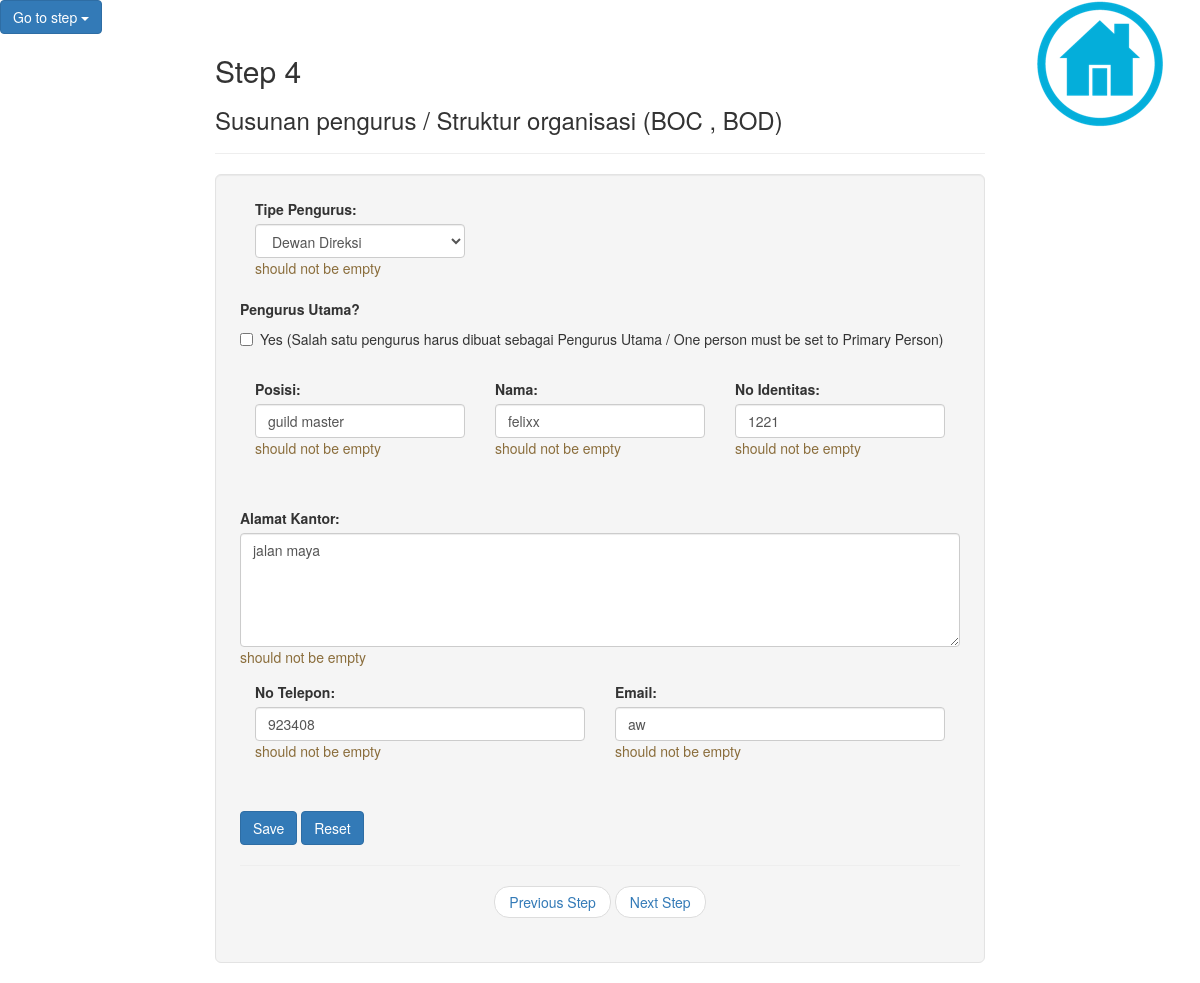
The page /cooperation/editstep4.php?No=3 on the database its author committed.
### tables this page shows
CREATE TABLE IF NOT EXISTS `susunan_pengurus` (
  `No` int(50) NOT NULL,
  `Management_Type` varchar(50) NOT NULL,
  `Primary_Person` varchar(30) NOT NULL,
  `Position` varchar(50) NOT NULL,
  `Name` varchar(50) NOT NULL,
  `Civil_ID` int(50) NOT NULL,
  `Address` varchar(100) NOT NULL,
  `Phone_Number` int(12) NOT NULL,
  `Email` varchar(50) NOT NULL
);

### cooperation/editstep4.php (the view, shortened to what this page needs)
<?php
		$No = $_GET["No"];
	$query = "SELECT * FROM susunan_pengurus WHERE No='$No'";
	$result = mysql_query($query);
	$data = mysql_fetch_array($result);
?>
<!DOCTYPE html>
<html lang="en">
<head>
  <link rel="stylesheet" href="https://maxcdn.bootstrapcdn.com/bootstrap/3.3.7/css/bootstrap.min.css">
</head>
<body>
  <div class="dropdown">
    <button class="step btn btn-primary dropdown-toggle" type="button" data-toggle="dropdown">Go to step
    <span class="caret"></span></button>
  </div>
  <center><a class="home" href="vendor.php"><img src="../assets/images/icons/iconhome.png"></a> </center>
<div class="col-sm-2"></div>
			<form class="col-sm-8" action="step4action.php?No=<?php echo $No;?>" method="post">
				<h2>Step 4</h2>
				<h3>Susunan pengurus / Struktur organisasi (BOC , BOD)</h3>
				<hr>
					 <div class="well well-lg">
				<div class="col-xs-4">
				  <label for="kualifikasiperusahaan">Tipe Pengurus:</label>
				  <select class="form-control" id="kualifikasiperusahaan" name="Management_Type" value="<?php echo $data['Management_Type']?>">
				    <option>Dewan Direksi</option>
				  </select><p class="text-warning">should not be empty</p>
				</div>
				<br><br><br><br><br>
				 <b>Pengurus Utama?</b>
				 <div class="checkbox">
				<label><input type="checkbox" value="Pengurus Utama" name="Primary_Person" value="<?php echo $data['Primary_Person']?>"> Yes (Salah satu pengurus harus dibuat sebagai Pengurus Utama / One person must be set to Primary Person)</label>
				<br><br>
				</div>
				<div class="col-xs-4">
					<label for="TGL">Posisi:</label>
					<input type="text" class="form-control" id="usr" name="Position" value="<?php echo $data['Position']?>"><p class="text-warning">should not be empty</p>
					</div>
				<div class="col-xs-4">
					<label for="TGL">Nama:</label>
					<input type="text" class="form-control" id="usr" name="Name" value="<?php echo $data['Name']?>"><p class="text-warning">should not be empty</p>
					</div>
				<div class="col-xs-4">
					<label for="TGL">No Identitas:</label>
					<input type="text" class="form-control" id="usr" name="Civil_ID" value="<?php echo $data['Civil_ID']?>"><p class="text-warning">should not be empty</p>
					<br><br>
					</div>
				 <div class="form-group">
					<label for="comment">Alamat Kantor:</label>
					<textarea class="form-control" rows="5" id="comment" name="Address" value="<?php echo $data['Address']?>"><?php echo $data['Address']?></textarea><p class="text-warning">should not be empty</p>
				</div>
				<div class="col-xs-6">
					<label for="TGL">No Telepon:</label>
					<input type="text" class="form-control" id="usr" name="Phone_Number" value="<?php echo $data['Phone_Number']?>"><p class="text-warning">should not be empty</p>
					</div>
				<div class="col-xs-6">
					<label for="TGL">Email:</label>
					<input type="text" class="form-control" id="usr" name="Email" value="<?php echo $data['Email']?>"><p class="text-warning">should not be empty</p>
					<br><br>
					</div>
<button type="submit" class="btn btn-primary">Save</button>
<button type="button" class="btn btn-primary">Reset</button>
<hr>
  <ul class="pager">
    <li><a href="step3.php">Previous Step</a></li>
    <li><a href="step5.php">Next Step</a></li>
  </ul>
			</form>
</body>
</html>

### cooperation/editstep4.php (style rules this page uses)
a.home { position: fixed; top: 0; right: 0; width: 200px; color: white; }

### rows shown on the page
susunan_pengurus: Management_Type "Dewan Direksi", Position "guild master", Name "felixx", Civil_ID "1221", Address "jalan maya", Phone_Number "923408", Email "aw"
